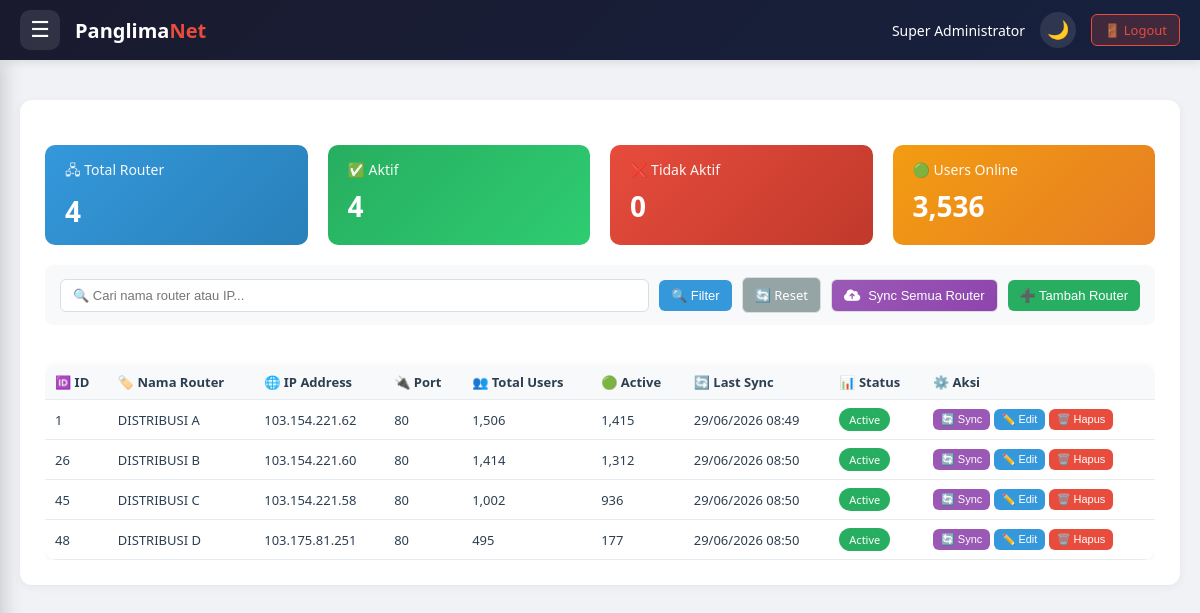
Page /index.php?page=manage_router (signed in) on the committed database.
### tables this page shows
CREATE TABLE `router_list` (
  `id` int NOT NULL,
  `nama` varchar(100) NOT NULL,
  `ip_address` varchar(45) NOT NULL,
  `port` int NOT NULL DEFAULT '80',
  `username` varchar(50) NOT NULL,
  `password` varchar(255) NOT NULL,
  `api_port` int NOT NULL DEFAULT '8728',
  `ssh_port` int NOT NULL DEFAULT '22',
  `total_users` int NOT NULL DEFAULT '0',
  `last_sync` datetime DEFAULT NULL,
  `last_sync_status` varchar(20) DEFAULT 'pending',
  `last_sync_message` text,
  `is_active` int NOT NULL DEFAULT '1',
  `created_at` datetime DEFAULT CURRENT_TIMESTAMP,
  `total_active` int DEFAULT '0',
  `router_identity` varchar(255) DEFAULT NULL,
  `router_version` varchar(100) DEFAULT NULL,
  `router_uptime` varchar(100) DEFAULT NULL,
  `service_type` varchar(50) DEFAULT NULL
);

### index.php (called while the page is built, shortened)
<?php
include 'menu.php';
?>

### pages/manage_router.php (the view, shortened to what this page needs)
<?php
$page = isset($_GET['page_num']) ? max(1, intval($_GET['page_num'])) : 1;
$perPage = 10;
$offset = ($page - 1) * $perPage;
$search = isset($_GET['search']) ? trim($_GET['search']) : '';
$where = [];
$params = [];
$whereClause = $where ? "WHERE " . implode(" AND ", $where) : "";
$baseSql = "FROM router_list $whereClause";
$sql = "SELECT * $baseSql ORDER BY id LIMIT $offset, $perPage";
$stmt = $pdo->prepare($sql);
$stmt->execute($params);
$routers = $stmt->fetchAll(PDO::FETCH_ASSOC);
$stmtTotal = $pdo->query("SELECT COUNT(*) as total FROM router_list");
$totalRouters = $stmtTotal->fetch(PDO::FETCH_ASSOC)['total'];
$stmtActive = $pdo->query("SELECT COUNT(*) as total FROM router_list WHERE is_active = 1");
$activeRouters = $stmtActive->fetch(PDO::FETCH_ASSOC)['total'];
$stmtInactive = $pdo->query("SELECT COUNT(*) as total FROM router_list WHERE is_active = 0");
$inactiveRouters = $stmtInactive->fetch(PDO::FETCH_ASSOC)['total'];
$stmtUsersOnline = $pdo->query("SELECT COUNT(*) as total FROM pelanggan WHERE status_berlangganan = 'Aktif' AND status_ping = 'ONLINE' AND (pppoe_profile != 'ISOLIR' OR pppoe_profile IS NULL)");
$totalUsersOnline = $stmtUsersOnline->fetch(PDO::FETCH_ASSOC)['total'] ?? 0;
?>
<!DOCTYPE html>
<html lang="id">
<head>
    <link rel="stylesheet" href="https://cdn.jsdelivr.net/npm/sweetalert2@11/dist/sweetalert2.min.css">
    <link rel="stylesheet" href="https://cdnjs.cloudflare.com/ajax/libs/font-awesome/6.4.0/css/all.min.css">
</head>
<body>
<div class="stats-grid">
    <div class="stat-card" style="background: linear-gradient(135deg, #3498db, #2980b9);">
        <h4>🖧 Total Router</h4>
        <div class="value"><?php echo number_format($totalRouters); ?></div>
    </div>
    <div class="stat-card" style="background: linear-gradient(135deg, #27ae60, #2ecc71);">
        <h4>✅ Aktif</h4>
        <div class="value"><?php echo number_format($activeRouters); ?></div>
    </div>
    <div class="stat-card" style="background: linear-gradient(135deg, #e74c3c, #c0392b);">
        <h4>❌ Tidak Aktif</h4>
        <div class="value"><?php echo number_format($inactiveRouters); ?></div>
    </div>
    <div class="stat-card" style="background: linear-gradient(135deg, #f39c12, #e67e22);">
        <h4>🟢 Users Online</h4>
        <div class="value"><?php echo number_format($totalUsersOnline); ?></div>
    </div>
</div>
<form method="GET" class="filter-bar">
    <input type="text" name="search" placeholder="🔍 Cari nama router atau IP..." value="<?php echo htmlspecialchars($search); ?>">
    <button type="submit" class="btn-primary">🔍 Filter</button>
    <a href="?page=manage_router" class="btn-warning">🔄 Reset</a>
    <button type="button" class="btn-sync-all" id="btnSyncAllRouter">
        <i class="fa-solid fa-cloud-arrow-up"></i> Sync Semua Router
    </button>
    <button type="button" class="btn-success" onclick="showAddModal()">➕ Tambah Router</button>
</form>
<div style="overflow-x: auto;">
    <table class="data-table">
        <thead>
            <tr>
                <th>🆔 ID</th>
                <th>🏷️ Nama Router</th>
                <th>🌐 IP Address</th>
                <th>🔌 Port</th>
                <th>👥 Total Users</th>
                <th>🟢 Active</th>
                <th>🔄 Last Sync</th>
                <th>📊 Status</th>
                <th>⚙️ Aksi</th>
            </tr>
        </thead>
        <tbody>
            <?php foreach ($routers as $router): ?>
            <tr id="router-row-<?php echo $router['id']; ?>">
                <td><?php echo $router['id']; ?></td>
                <td><?php echo htmlspecialchars($router['nama']); ?></td>
                <td><?php echo htmlspecialchars($router['ip_address']); ?></td>
                <td><?php echo $router['port']; ?></td>
                <td><?php echo number_format($router['total_users'] ?? 0); ?></td>
                <td><?php echo number_format($router['total_active'] ?? 0); ?></td>
                <td><?php echo $router['last_sync'] ? date('d/m/Y H:i', strtotime($router['last_sync'])) : '-'; ?></td>
                <td>
                    <span class="badge <?php echo ($router['is_active'] ?? 0) ? 'badge-active' : 'badge-inactive'; ?>">
                        <?php echo ($router['is_active'] ?? 0) ? 'Active' : 'Inactive'; ?>
                    </span>
                </td>
                <td style="white-space: nowrap;">
                    <button class="btn btn-sync btn-sm btn-sync-single"
                            data-id="<?php echo $router['id']; ?>"
                            data-nama="<?php echo htmlspecialchars($router['nama']); ?>"
                            data-ip="<?php echo htmlspecialchars($router['ip_address']); ?>"
                            data-port="<?php echo $router['port']; ?>">
                        🔄 Sync
                    </button>
                    <button class="btn btn-primary btn-sm" onclick='editRouter(<?php echo json_encode($router); ?>)'>✏️ Edit</button>
                    <button class="btn btn-danger btn-sm" onclick="confirmDelete(<?php echo $router['id']; ?>, '<?php echo htmlspecialchars($router['nama']); ?>')">🗑️ Hapus</button>
                </td>
            </tr>
            <?php endforeach; ?>
        </tbody>
    </table>
</div>
</body>
</html>

### menu.php (style rules this page uses)
* { margin: 0; padding: 0; box-sizing: border-box; }
:root { --bg-body: #f0f2f5; --bg-header: linear-gradient(135deg, #1a1a2e 0%, #16213e 100%); --bg-menu: linear-gradient(180deg, #1a1a2e 0%, #16213e 100%); --bg-card: #ffffff; --text-primary: #2c3e50; --text-secondary: #666666; --border-color: #eeeeee; --table-header-bg: #f8f9fa; --table-row-hover: #f8f9fa; --btn-primary-bg: #3498db; --btn-primary-hover: #2980b9; --btn-danger-bg: #e74c3c; --btn-warning-bg: #f39c12; --modal-bg: #ffffff; --shadow-color: rgba(0,0,0,0.05); --menu-text: rgba(255,255,255,0.8); --menu-text-hover: white; --menu-active-bg: rgba(231,76,60,0.2); --header-text: white; }
body { font-family: 'Segoe UI', Tahoma, Geneva, Verdana, sans-serif; background: var(--bg-body); overflow-x: hidden; transition: background 0.3s ease; }
.stats-grid { display: grid; grid-template-columns: repeat(auto-fit, minmax(240px, 1fr)); gap: 20px; margin: 20px 0; }
.stat-card { background: linear-gradient(135deg, #667eea 0%, #764ba2 100%); color: white; padding: 20px; border-radius: 12px; transition: transform 0.3s; }
.stat-card h4 { font-size: 14px; opacity: 0.9; margin-bottom: 10px; }
.stat-card .value { font-size: 32px; font-weight: bold; }
.data-table { width: 100%; border-collapse: collapse; margin-top: 20px; }
.data-table th, .data-table td { padding: 12px; text-align: left; border-bottom: 1px solid var(--border-color); color: var(--text-primary); }
.data-table th { background: var(--table-header-bg); font-weight: 600; color: var(--text-primary); }
.btn { padding: 8px 16px; border: none; border-radius: 6px; cursor: pointer; font-size: 13px; transition: all 0.3s; }
.btn-primary { background: var(--btn-primary-bg); color: white; }
.btn-danger { background: var(--btn-danger-bg); color: white; }
.btn-warning { background: var(--btn-warning-bg); color: white; }
.btn-sm { padding: 5px 10px; font-size: 12px; }
.badge-active { background: #27ae60; color: white; padding: 4px 8px; border-radius: 4px; font-size: 12px; }
.filter-bar { margin-bottom: 20px; display: flex; gap: 10px; flex-wrap: wrap; }
.filter-bar input, .filter-bar select { padding: 10px; border: 1px solid var(--border-color); border-radius: 6px; flex: 1; min-width: 150px; background: var(--bg-card); color: var(--text-primary); }

### rows in the picture
router_list: id "1", nama "DISTRIBUSI A", ip_address "103.154.221.62", port "80", total_users "1,506", total_active "1,415", last_sync "29/06/2026 08:49", is_active "Active"
router_list: id "26", nama "DISTRIBUSI B", ip_address "103.154.221.60", port "80", total_users "1,414", total_active "1,312", last_sync "29/06/2026 08:50", is_active "Active"
router_list: id "45", nama "DISTRIBUSI C", ip_address "103.154.221.58", port "80", total_users "1,002", total_active "936", last_sync "29/06/2026 08:50", is_active "Active"
router_list: id "48", nama "DISTRIBUSI D", ip_address "103.175.81.251", port "80", total_users "495", total_active "177", last_sync "29/06/2026 08:50", is_active "Active"

### other values in the picture
$_SESSION['full_name'] "Super Administrator"
$totalRouters "4"
$activeRouters "4"
$inactiveRouters "0"
$totalUsersOnline "3,536"
